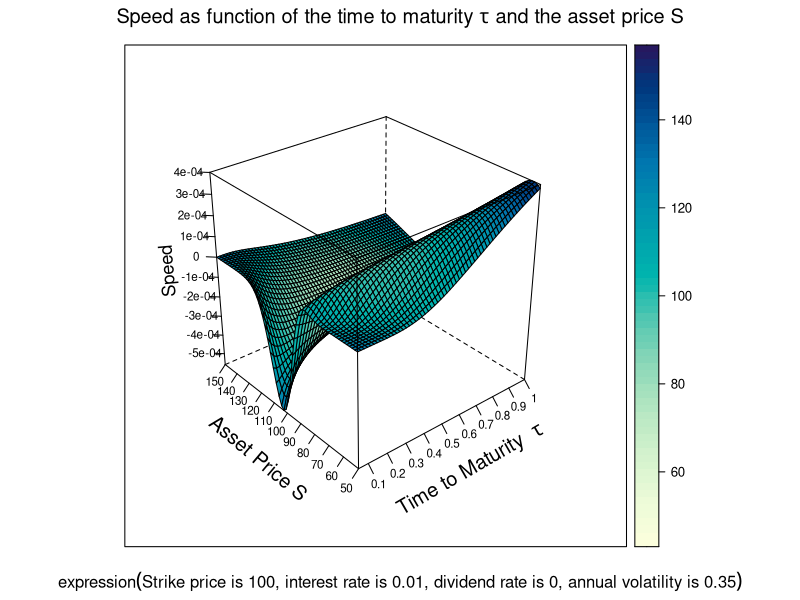

Recreate this plot in R.
# clear variables and close windows
rm(list = ls(all = TRUE))
graphics.off()

# install and load packages
libraries = c("lattice")
lapply(libraries, function(x) if (!(x %in% installed.packages())) {
  install.packages(x)
})
lapply(libraries, library, quietly = TRUE, character.only = TRUE)

# parameter settings
s1    = 50      # lower bound of Asset Price
s2    = 150     # upper bound of Asset Price 
t1    = 0.05    # lower bound of Time to Maturity
t2    = 1       # upper bound of Time to Maturity
K     = 100     # exercise price 
r     = 0.01    # interest rate
sig   = 0.35    # volatility
d     = 0       # dividend rate
b     = r - d   # cost of carry
steps = 60

meshgrid = function(a, b) {
    list(x = outer(b * 0, a, FUN = "+"), y = outer(b, a * 0, FUN = "+"))
}

first  = meshgrid(seq(t1, t2, -(t1 - t2)/(steps - 1)), seq(t1, t2, -(t1 - t2)/(steps - 1)))
tau    = first$x
dump   = first$y

second = meshgrid(seq(s1, s2, -(s1 - s2)/(steps - 1)), seq(s1, s2, -(s1 - s2)/(steps - 1)))
dump2  = second$x
S      = second$y

# Black-Scholes formula for the option price and the speed
d1     = (log(S/K) + (r - d + sig^2/2) * tau)/(sig * sqrt(tau))
gamma  = dnorm(d1)/(S * (sig * sqrt(tau)))
speed  = -gamma/S * (1 + d1/sig * sqrt(tau))

# plot
title = bquote(expression(paste("Strike price is ", .(K), ", interest rate is ", 
    .(r), ", dividend rate is ", .(d), ", annual volatility is ", .(sig))))

wireframe(speed ~ tau * S, drape = T, ticktype = "detailed", main = expression(paste("Speed as function of the time to maturity ", 
    tau, " and the asset price S")), sub = title, scales = list(arrows = FALSE, 
    col = "black", distance = 1, tick.number = 8, cex = 0.7, x = list(labels = round(seq(t1, 
        t2, length = 11), 1)), y = list(labels = round(seq(s1, s2, length = 11), 
        1)), z = list(labels = round(seq(min(speed), max(speed), length = 11), 
        4))), xlab = list(expression(paste("Time to Maturity  ", tau)), rot = 30, 
    cex = 1.2), ylab = list("Asset Price S", rot = -40, cex = 1.2), zlab = list("Speed", 
    rot = 95, cex = 1.1))
